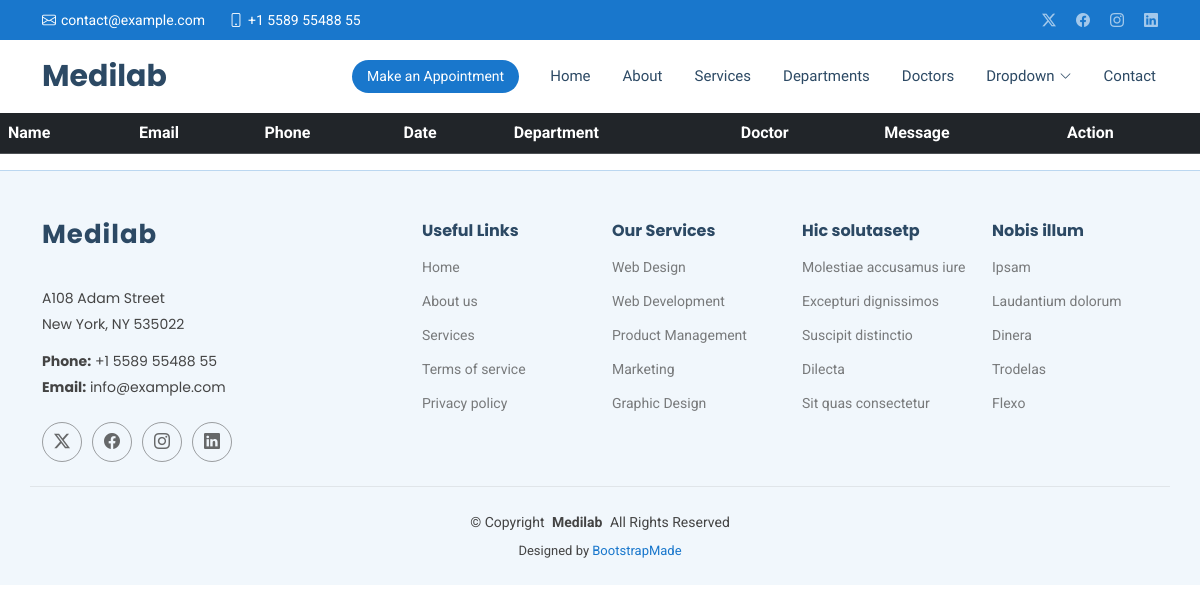
/show/, run on an earlier commit of the app's database.
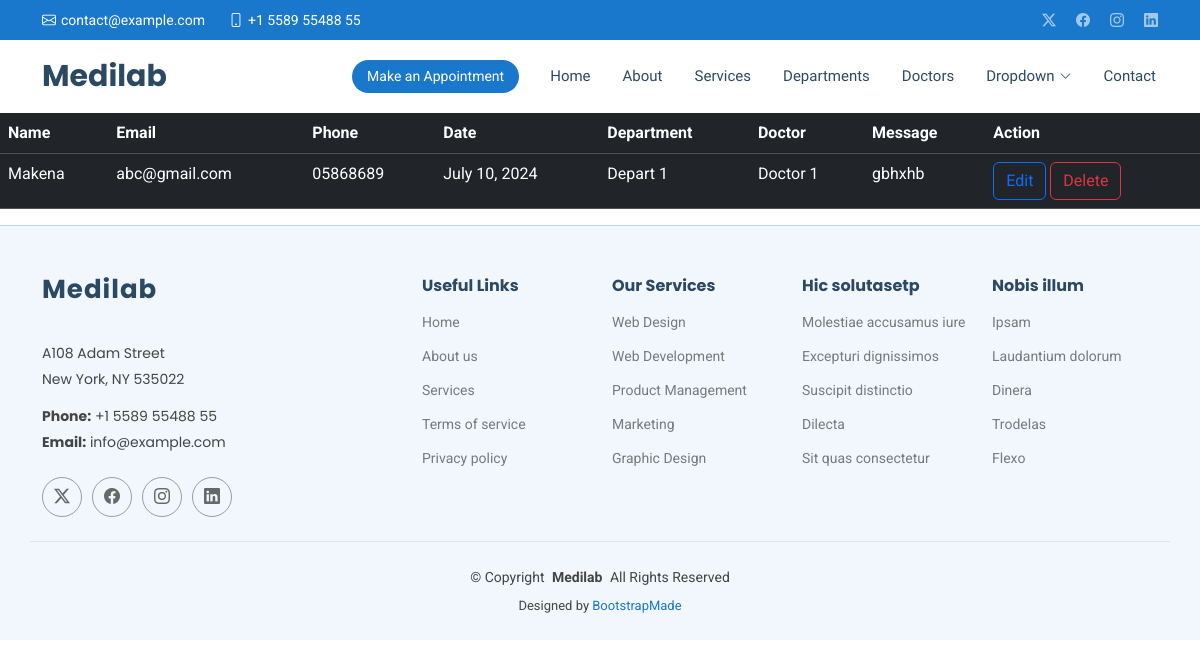
And on a later commit of the database.
### MedilabApp/models.py (models this page shows, shortened)
class Appointment(models.Model):
    name = models.CharField(max_length=200)
    email = models.EmailField()
    message = models.TextField()
    phone = models.CharField(max_length=10)
    doctor = models.CharField(max_length=10)
    department = models.CharField(max_length=20)
    date = models.DateField()

### MedilabApp/views.py (the view)
# urls.py: path('show/', views.show, name='show'),
def show(request):
    data = Appointment.objects.all()
    return render(request, 'show.html', {'appointment': data})

### templates/show.html
{% extends 'starter-page.html' %}
{% load static %}
{% block body %}
    <table class="table table-dark  table-hover">
    <tr>
        <th>Name</th>
        <th>Email</th>
        <th>Phone</th>
        <th>Date</th>
        <th>Department</th>
        <th>Doctor</th>
        <th>Message</th>
        <th>Action</th>
    </tr>
{% for y in appointment %}
    <tr>
        <td>{{ y.name }}</td>
        <td>{{ y.email }}</td>
        <td>{{ y.phone }}</td>
        <td>{{ y.date }}</td>
        <td>{{ y.department }}</td>
        <td>{{ y.doctor }}</td>
        <td>{{ y.message }}</td>
        <td>
            <a href="/edit/{{ y.id }}" class="btn btn-outline-primary">Edit</a>
            <a href="/delete/{{ y.id }}" class="btn btn-outline-danger">Delete</a>
        </td>
    </tr>
    {% endfor %}
    </table>
{% endblock %}

What changed in the data, as far as the page shows it:
added Appointment: name "Makena", email "abc@gmail.com", phone "05868689", date "July 10, 2024", department "Depart 1", doctor "Doctor 1", message "gbhxhb"
